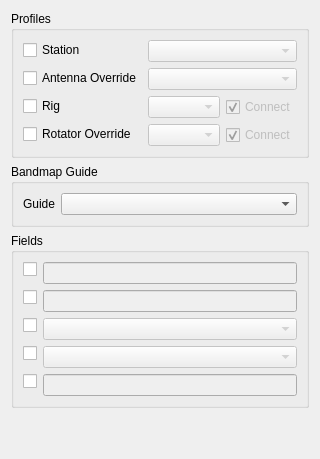
     <widget class="QWidget" name="valuesTab">
      <attribute name="title">
       <string>Values</string>
      </attribute>
      <layout class="QVBoxLayout" name="verticalLayout_8">
       <item>
        <widget class="QGroupBox" name="profilesGroupBox">
         <property name="title">
          <string>Profiles</string>
         </property>
         <layout class="QFormLayout" name="formLayout_2">
          <item row="0" column="0">
           <widget class="QCheckBox" name="stationProfileCheckbox">
            <property name="toolTip">
             <string>If unchecked, the profile does not change</string>
            </property>
            <property name="text">
             <string>Station</string>
            </property>
           </widget>
          </item>
          <item row="0" column="1">
           <layout class="QHBoxLayout" name="horizontalLayout_13">
            <item>
             <widget class="QComboBox" name="stationProfileCombo">
              <property name="enabled">
               <bool>false</bool>
              </property>
             </widget>
            </item>
           </layout>
          </item>
          <item row="1" column="0">
           <widget class="QCheckBox" name="antennaProfileCheckbox">
            <property name="toolTip">
             <string>Use this antenna profile instead of automatic TX-band selection while this Activity is active. If unchecked, QLog selects the antenna automatically from the current TX band when a matching profile exists.</string>
            </property>
            <property name="text">
             <string>Antenna Override</string>
            </property>
           </widget>
          </item>
          <item row="1" column="1">
           <layout class="QHBoxLayout" name="horizontalLayout_12">
            <item>
             <widget class="QComboBox" name="antennaProfileCombo">
              <property name="enabled">
               <bool>false</bool>
              </property>
             </widget>
            </item>
           </layout>
          </item>
          <item row="2" column="0">
           <widget class="QCheckBox" name="rigProfileCheckbox">
            <property name="toolTip">
             <string>If unchecked, the profile does not change</string>
            </property>
            <property name="text">
             <string>Rig</string>
            </property>
           </widget>
          </item>
          <item row="2" column="1">
           <layout class="QHBoxLayout" name="horizontalLayout_10">
            <item>
             <widget class="QComboBox" name="rigProfileCombo">
              <property name="enabled">
               <bool>false</bool>
              </property>
             </widget>
            </item>
            <item>
             <widget class="QCheckBox" name="rigAutoconnectCheckbox">
              <property name="enabled">
               <bool>false</bool>
              </property>
              <property name="sizePolicy">
               <sizepolicy hsizetype="Maximum" vsizetype="Fixed">
                <horstretch>0</horstretch>
                <verstretch>0</verstretch>
               </sizepolicy>
              </property>
              <property name="toolTip">
               <string>Connect automatically</string>
              </property>
              <property name="text">
               <string>Connect</string>
              </property>
              <property name="checked">
               <bool>true</bool>
              </property>
             </widget>
            </item>
           </layout>
          </item>
          <item row="3" column="0">
           <widget class="QCheckBox" name="rotatorProfileCheckbox">
            <property name="toolTip">
             <string>Use this rotator profile instead of the active antenna's Assigned Rotator while this Activity is active. If unchecked, QLog uses the active antenna's Assigned Rotator, or leaves the current rotator unchanged when none is assigned.</string>
            </property>
            <property name="text">
             <string>Rotator Override</string>
            </property>
           </widget>
          </item>
          <item row="3" column="1">
           <layout class="QHBoxLayout" name="horizontalLayout_11">
            <item>
             <widget class="QComboBox" name="rotatorProfileCombo">
              <property name="enabled">
               <bool>false</bool>
              </property>
             </widget>
            </item>
            <item>
             <widget class="QCheckBox" name="rotatorAutoconnectCheckbox">
              <property name="enabled">
               <bool>false</bool>
              </property>
              <property name="sizePolicy">
               <sizepolicy hsizetype="Maximum" vsizetype="Fixed">
                <horstretch>0</horstretch>
                <verstretch>0</verstretch>
               </sizepolicy>
              </property>
              <property name="toolTip">
               <string>Connect the overridden rotator while this Activity is active. If unchecked, the rotator profile is selected but the rotator is disconnected.</string>
              </property>
              <property name="text">
               <string>Connect</string>
              </property>
              <property name="checked">
               <bool>true</bool>
              </property>
             </widget>
            </item>
           </layout>
          </item>
         </layout>
        </widget>
       </item>
       <item>
        <widget class="QGroupBox" name="bandmapGuideGroupBox">
         <property name="title">
          <string>Bandmap Guide</string>
         </property>
         <layout class="QFormLayout" name="formLayout_5">
          <item row="0" column="0">
           <widget class="QLabel" name="bandmapGuideLabel">
            <property name="text">
             <string>Guide</string>
            </property>
           </widget>
          </item>
          <item row="0" column="1">
           <widget class="QComboBox" name="bandmapGuideCombo"/>
          </item>
         </layout>
        </widget>
       </item>
       <item>
        <widget class="QGroupBox" name="fieldsGroupBox">
         <property name="title">
          <string>Fields</string>
         </property>
         <layout class="QFormLayout" name="formLayout_4">
          <item row="0" column="0">
           <widget class="QCheckBox" name="contestIDCheckbox">
            <property name="text">
             <string/>
            </property>
           </widget>
          </item>
          <item row="0" column="1">
           <widget class="QLineEdit" name="contestIDEdit">
            <property name="enabled">
             <bool>false</bool>
            </property>
           </widget>
          </item>
          <item row="2" column="0">
           <widget class="QCheckBox" name="propagationModeCheckbox">
            <property name="text">
             <string/>
            </property>
           </widget>
          </item>
          <item row="2" column="1">
           <widget class="QComboBox" name="propagationModeCombo">
            <property name="enabled">
             <bool>false</bool>
            </property>
           </widget>
          </item>
          <item row="3" column="0">
           <widget class="QCheckBox" name="satModeCheckbox">
            <property name="text">
             <string/>
            </property>
           </widget>
          </item>
          <item row="3" column="1">
           <widget class="QComboBox" name="satModeCombo">
            <property name="enabled">
             <bool>false</bool>
            </property>
           </widget>
          </item>
          <item row="4" column="0">
           <widget class="QCheckBox" name="satNameCheckbox">
            <property name="text">
             <string/>
            </property>
           </widget>
          </item>
          <item row="4" column="1">
           <widget class="QLineEdit" name="satNameEdit">
            <property name="enabled">
             <bool>false</bool>
            </property>
           </widget>
          </item>
          <item row="1" column="0">
           <widget class="QCheckBox" name="stxStringCheckbox">
            <property name="text">
             <string/>
            </property>
           </widget>
          </item>
          <item row="1" column="1">
           <widget class="QLineEdit" name="stxStringEdit">
            <property name="enabled">
             <bool>false</bool>
            </property>
           </widget>
          </item>
         </layout>
        </widget>
       </item>
       <item>
        <spacer name="verticalSpacer">
         <property name="orientation">
          <enum>Qt::Vertical</enum>
         </property>
         <property name="sizeHint" stdset="0">
          <size>
           <width>20</width>
           <height>40</height>
          </size>
         </property>
        </spacer>
       </item>
      </layout>
     </widget>
